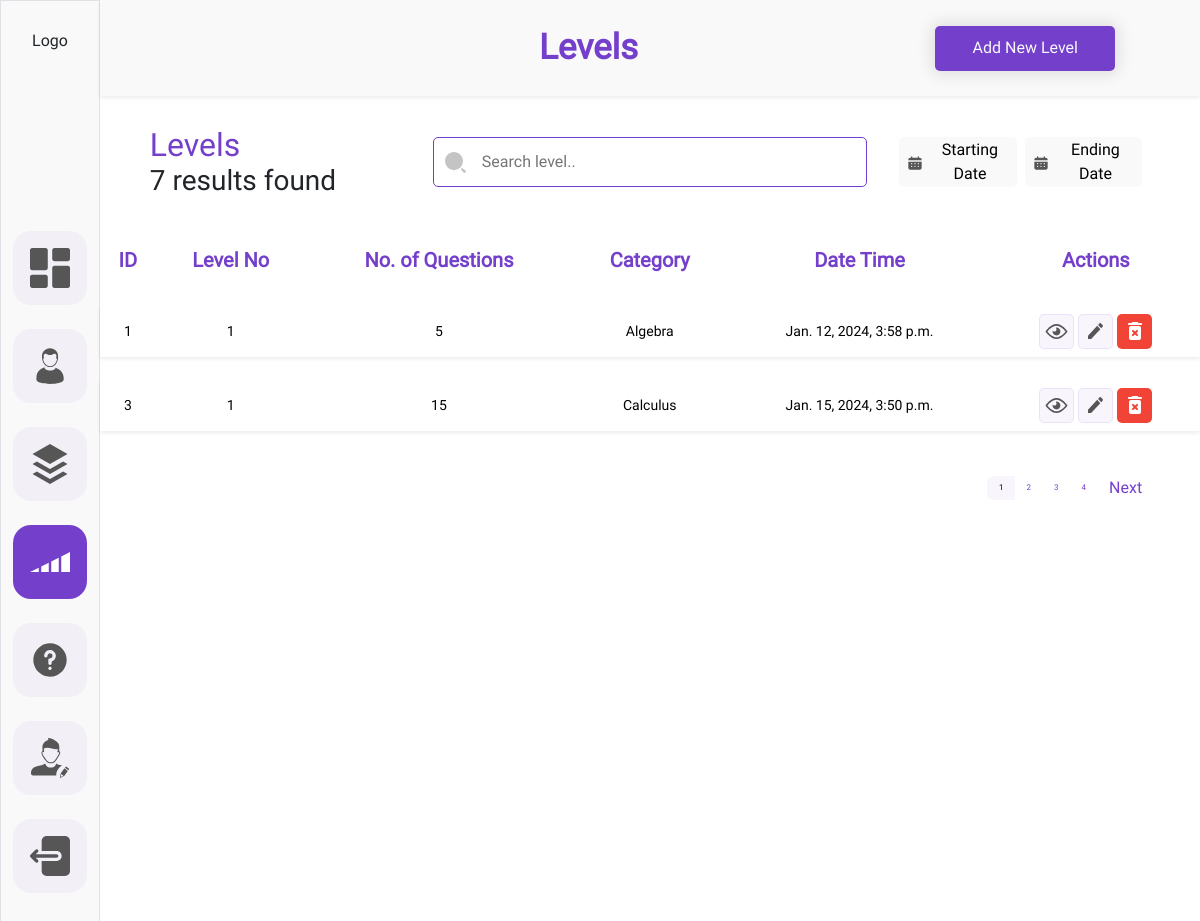
The app's page /myadmin/levels/ with its own data.
### adminDashboard/models.py (models this page shows, shortened)
class Level(BaseModel):
    level_no = models.IntegerField()
    number_of_questions = models.IntegerField()
    level_category = models.ForeignKey(Category,on_delete=models.CASCADE)
    class Meta:
        unique_together = ('level_no', 'level_category')

class Category(BaseModel):
    category_title = models.CharField(max_length=CharFieldSizes.XXX_LARGE)
    category_description = models.TextField()
    category_image = models.ImageField(upload_to='category_images')
    def __str__(self):
        return self.category_title

### adminDashboard/views.py (the view)
# urls.py: path('levels/', views.levels, name='levels'),
def levels(request):
    context={
        'startdate': request.GET.get('startdate',None),
        'enddate': request.GET.get('enddate',None),
        'seachbar': request.GET.get('search-bar',None),
        'records' : Level.objects.all(),
        'records_count' : Level.objects.all().count,
    }
    if context['startdate'] and context['enddate']:
        context['records'] = context['records'].filter(created_at__range=(context['startdate'], context['enddate']))
    elif context['startdate']:
        context['records'] = context['records'].filter(created_at__gte=context['startdate'])
    elif context['enddate']:
        context['records'] = context['records'].filter(created_at__lte=context['enddate'])
    if context['seachbar']:
        context['records'] = context['records'].filter(Q(level_no__icontains=context['seachbar']) | Q(number_of_questions__icontains=context['seachbar']))
    paginator = Paginator(context['records'],2)
    page = request.GET.get('page')
    try:
        records_within_range = paginator.page(page)
    except PageNotAnInteger:
        records_within_range = paginator.page(1)
    except EmptyPage:
        records_within_range = paginator.page(paginator.num_pages)
    level_count = context['records'].count()
    context['records']= records_within_range
    context['level_count'] = level_count
    return render(request,'admin_dashboard/level.html' ,context)

### templates/admin_dashboard/level.html (shortened to what this page needs)
{% load static %}
<!DOCTYPE html>
<html lang="en">
<head>
    <link
    href="https://cdn.jsdelivr.net/npm/bootstrap@5.3.2/dist/css/bootstrap.min.css"
    rel="stylesheet"
  />
  <link rel="stylesheet" href="{% static 'admin_dashboard/css/common.css'%}">
  <link rel="stylesheet" href="{% static 'admin_dashboard/css/category.css'%}">
  <link rel="stylesheet" href="{% static 'admin_dashboard/css/users.css'%}">
</head>
<body>
    <div class="container-fluid">
        <div class="row ">
          <div class="col-1 p-0 m-0 bg-sidebar border  ">
            <div class="d-flex flex-column align-items-center ">
              <div
                class="logo-height w-100 d-flex justify-content-center align-items-center "
              >
                <a class="text-decoration-none text-dark" href="#">Logo</a>
              </div>
              <div
                class="w-100 d-flex justify-content-center "
              >
                <div class="d-flex flex-column gap-4 nav-height margintop-nav">
                  <div class="d-flex">
                    <a
                      class="nav-link rounded-border bg-color "
                      href="{% url 'dashboard'%}"
                    >
                    </a>
                  </div>
                  <div class="d-flex">
                    <a
                      class="nav-link rounded-border bg-color"
                      href="{% url 'users'%}"
                    >
                    </a>
                  </div>
                  <div class="d-flex">
                    <a
                      class="nav-link rounded-border bg-color"
                      href="{% url 'categories'%}"
                    >
                    </a>
                  </div>
                  <div class="d-flex">
                    <a
                      class="nav-link rounded-border bg-color active-side-bar-menu active-svg-color "
                      href="{% url 'levels'%}"
                    >
                      <svg
                        class="sidebar__link-icon "
                        viewBox="0 0 40 40"
                        xmlns="http://www.w3.org/2000/svg"
                      >
                        <path d="M28.75 15.625L21.25 19.375V30H28.75V15.625Z" />
                        <path d="M11.25 30H18.75V20.625L11.25 24.375V30Z" />
                        <path d="M31.25 14.375V30H40V10L31.25 14.375Z" />
                        <path d="M8.75 25.625L0 30H8.75V25.625Z" />
                      </svg>
                    </a>
                  </div>
                  <div class="d-flex">
                    <a
                      class="nav-link rounded-border bg-color"
                      href="{% url 'questions'%}"
                    >
                    </a>
                  </div>
                  <div class="d-flex">
                    <a
                      class="nav-link rounded-border bg-color"
                      href="{% url 'profile' %}"
                    >
                    </a>
                  </div>
                  <div class="d-flex">
                    <a
                      class="nav-link rounded-border bg-color"
                      href="{%url 'admin-logout'%}"
                    >
                    </a>
                  </div>
                </div>
              </div>
            </div>
          </div>
            <div class="col-11 h-100">
                <div class="row p-2 bg-sidebar shadow-sm heading-container-height">
                    <div class="col-6 d-flex justify-content-end align-items-center ">
                        <div class= "">
                            <h1 class="dashboard__heading m-0">Levels</h1>
                        </div>
                    </div>
                    <div class="col d-flex justify-content-center ">
                        <div class="w-75 d-flex justify-content-end align-items-center">
                            <div class="">
                                <a class="new-category text-decoration-none text-light " href="{% url 'level-add'%}" ><p class="m-0 p-0">Add New Level</p></a>
                            </div>
                        </div>
                    </div>
                </div>
                <form id="searchForm" action="{% url 'levels'%}" method='GET'>
                <div class="row justify-content-center margintop gap-2">
                  <div class="col-3">
                    <div class="">
                      <div class="d-flex flex-column">
                        <div class="">
                          <h2 class="user-title m-0 p-0">Levels</h2>
                        </div>
                        <div>
                          <h3 class="user-title-desc m-0 p-0">{{records_count }} results found</h3>
                        </div>
                      </div>
                    </div>
                  </div>
                  <div class="col-5 d-flex justify-content-center align-items-center">
                    <div
                      class="h-75 w-100 position-relative d-flex align-items-center"
                    >
                        <div class="w-100 searchbar-height d-flex align-items-center">
                          <input
                            class="search-border search-border-search-btns w-100 h-100 ps-5 pe-3"
                            type="search"
                            name="search-bar"
                            id="searchInput"
                            {% if seachbar %}
                            value='{{seachbar}}'
                            {% else %}
                            value=''
                            {% endif %}
                            placeholder="Search level.."
                          />
                        </div>
                        <div class="position-absolute svg-position">
                        </div>
                    </div>
                  </div>
                  <div
                    class="col-3 d-flex justify-content-start align-items-center gap-2"
                  >
                    <div class="w-100">
                      <button
                      type='button'
                      id='startDateBtn'
                      value='{{startdate}}'
                      data-target="datePickerButton1"
                        class="date-picker-button searchbar-height w-100 border-0 search-border-search-btns bg-sidebar d-flex justify-content-center align-items-center gap-2"
                      >
                        <div class="">
                        </div>
                        {% if startdate %}
                        {{startdate}}
                        {% else %}
                        Starting Date
                        {% endif %}
                      </button>
                    </div>
                    <div class="w-100">
                      <button
                      type='button'
                      id='endDateBtn'
                      data-target="datePickerButton2"
                        class=" date-picker-button searchbar-height w-100 border-0 search-border-search-btns bg-sidebar d-flex justify-content-center align-items-center gap-2"
                      >
                        <div class="">
                        </div>
                        {% if enddate %}
                        {{enddate}}
                        {% else %}
                        Ending Date
                        {% endif %}
                      </button>
                    </div>
                  </div>
                </div>
              </form>
                <div class="row justify-content-center mt-3">
                    <div class="col p-0">
                        <div class="">
                            <div class="">
                                <table class="table table-hover table-borderless">
                                    <thead>
                                        <tr>
                                          <th class="table-head">ID</th>
                                          <th class="table-head">Level No</th>
                                          <th class="table-head">No. of Questions</th>
                                          <th class="table-head">Category</th>
                                          <th class="table-head">Date Time</th>
                                          <th class="table-head">Actions</th>
                                        </tr>
                                      </thead>
                                      <tbody>
                                        {% if records %}
                                        {% for record  in records %}
                                        <tr class="tr shadow-sm ">
                                          <td>{{record.id}}</td>
                                          <td>{{record.level_no}}</td>
                                          <td>{{record.number_of_questions}}</td>
                                          <td>{{record.level_category}}</td>
                                          <td>{{record.created_at}}</td>
                                          <td>
                                            <div class="d-flex justify-content-center align-items-center gap-1">
                                                <div class="">
                                                    <a class="action-btns action-btns-view" href="{% url 'level-details' pk=record.id%}">
                                                    </a>
                                                </div>
                                                <div class="">
                                                    <a class="action-btns action-btns-view" href="{% url 'level-update' pk=record.id%}">
                                                    </a>
                                                </div>
                                                <div class="">
                                                    <a class="action-btns action-btns-remove" href="#" onclick=deleterecord({{record.id}}) data-bs-toggle="modal" data-bs-target="#user-successfully-delet-modal">
                                                    </a>
                                                </div>
                                            </div>
                                          </td>
                                        </tr>
                                        {% endfor %}
                                        {% endif %}
                                      </tbody>
                                  </table>
                            </div>
                        </div>
                    </div>
                </div>
            <div class="row justify-content-center">
              <div class="col-11 d-flex justify-content-end p-0">
                <nav aria-label="Page navigation example">
                  <ul class="pagination justify-content-end">
                    {% for page_num in records.paginator.page_range %}
                    <li class="page-item  d-flex justify-content-center align-items-center">
                      <a class="page-link border-0 {% if records.number == page_num %} custom_active {% endif %}" href="?page={{ page_num }}">{{ page_num }}</a>
                    </li>
                    {% endfor %}
                    {% if records.has_next %}
                    <li class="page-item">
                      <a class="page-link next border-0" href="?page={{ records.next_page_number }}">Next</a>
                    </li>
                    {% endif %}
                  </ul>
                </nav>
              </div>
            </div>
            </div>
        </div>
    </div>
</body>
</html>

### static/admin_dashboard/css/common.css (style rules this page uses)
body { margin: 0; padding: 0; box-sizing: border-box; font-family: Roboto; }
.sidebar__link-icon { width: 40px; height: 40px; }
.def-color { fill: #565656; }
.rounded-border { border-radius: 18px; }
.bg-color { background-color: rgba(116, 63, 203, 0.05); }
.bg-sidebar { background-color: #F9F9F9; }
.nav-link { padding: 17px; }
.active-side-bar-menu { background-color: #743FCB; }
.active-svg-color { fill: white; }
.logo-height { height: 10vh; }
.nav-height { height: 100vh; }
.dashboard__heading { font-size: 35px; color: #743FCB; font-weight: 700; }
.date-picker-button { padding: 8px; cursor: pointer; }

### static/admin_dashboard/css/category.css (style rules this page uses)
.new-category { display: flex; justify-content: center; align-items: center; width: 180px; height: 45px; border-radius: 5px; background: #743FCB; box-shadow: 0px 0px 15px 4px rgba(0, 0, 0, 0.10) }

### static/admin_dashboard/css/users.css (style rules this page uses)
.heading-container-height { height: 12vh; }
.user-title { color: #743FCB; }
.margintop { margin-top: 30px; }
.nav-height { height: 100vh; }
.margintop-nav { margin: 150px; }
.searchbar-height { height: 50px; }
.svg-position { left: 10px; }
.svg-size { width: 25px; height: 25px; }
.search-border-search-btns { border-radius: 5px; }
.search-border { border: 1px solid #743FCB; }
.table { border-collapse: separate; border-spacing:0 23px; }
.table-head { font-size: 20px; color: #743FCB !important; text-align: center; }
td { text-align: center; vertical-align: middle; font-size: 14px; max-width: 200px; white-space: nowrap; overflow: hidden; text-overflow: ellipsis; }
.action-btns { display: flex; justify-content: center; align-items: center; width: 35px; height: 35px; border-radius: 5px; }
.action-btns-view { border: 1px solid rgba(116, 63, 203, 0.10); background: rgba(116, 63, 203, 0.05); }
.action-btns-remove { background: #F14336; }
.page-link { font-size: 8px; color: #743FCB; }
.next { font-size: 16px; color: #743FCB !important; }
.custom_active { border: none; color: black; background-color: rgba(116, 63, 203, 0.05); }

### records on screen
Level: id "1", level_no "1", number_of_questions "5", level_category "Algebra", created_at "Jan. 12, 2024, 3:58 p.m."
Level: id "3", level_no "1", number_of_questions "15", level_category "Calculus", created_at "Jan. 15, 2024, 3:50 p.m."

### other values on screen
{{ records_count }} "7"
{{ page_num }} "1" "2" "3" "4"
